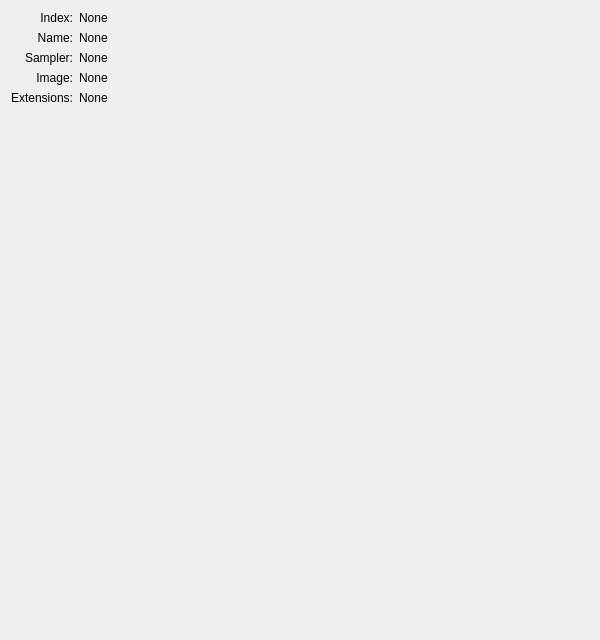
<?xml version="1.0" encoding="UTF-8"?>
<ui version="4.0">
 <class>PageTexture</class>
 <widget class="QWidget" name="PageTexture">
  <property name="geometry">
   <rect>
    <x>0</x>
    <y>0</y>
    <width>600</width>
    <height>640</height>
   </rect>
  </property>
  <property name="windowTitle">
   <string>Form</string>
  </property>
  <layout class="QGridLayout" name="gridLayout">
   <item row="0" column="0">
    <widget class="QLabel" name="indexLabel">
     <property name="text">
      <string>Index:</string>
     </property>
     <property name="alignment">
      <set>Qt::AlignRight|Qt::AlignTop|Qt::AlignTrailing</set>
     </property>
    </widget>
   </item>
   <item row="0" column="1">
    <widget class="QLabel" name="index">
     <property name="text">
      <string>None</string>
     </property>
    </widget>
   </item>
   <item row="1" column="0">
    <widget class="QLabel" name="nameLabel">
     <property name="text">
      <string>Name:</string>
     </property>
     <property name="alignment">
      <set>Qt::AlignRight|Qt::AlignTop|Qt::AlignTrailing</set>
     </property>
    </widget>
   </item>
   <item row="1" column="1">
    <widget class="QLabel" name="name">
     <property name="sizePolicy">
      <sizepolicy hsizetype="Expanding" vsizetype="Minimum">
       <horstretch>0</horstretch>
       <verstretch>0</verstretch>
      </sizepolicy>
     </property>
     <property name="text">
      <string>None</string>
     </property>
     <property name="wordWrap">
      <bool>true</bool>
     </property>
    </widget>
   </item>
   <item row="2" column="0">
    <widget class="QLabel" name="samplerLabel">
     <property name="text">
      <string>Sampler:</string>
     </property>
     <property name="alignment">
      <set>Qt::AlignRight|Qt::AlignTop|Qt::AlignTrailing</set>
     </property>
    </widget>
   </item>
   <item row="2" column="1">
    <widget class="QLabel" name="sampler">
     <property name="text">
      <string>None</string>
     </property>
    </widget>
   </item>
   <item row="3" column="0">
    <widget class="QLabel" name="sourceLabel">
     <property name="text">
      <string>Image:</string>
     </property>
     <property name="alignment">
      <set>Qt::AlignRight|Qt::AlignTop|Qt::AlignTrailing</set>
     </property>
    </widget>
   </item>
   <item row="3" column="1">
    <widget class="QLabel" name="source">
     <property name="text">
      <string>None</string>
     </property>
    </widget>
   </item>
   <item row="4" column="0">
    <widget class="QLabel" name="extensionsLabel">
     <property name="text">
      <string>Extensions:</string>
     </property>
     <property name="alignment">
      <set>Qt::AlignRight|Qt::AlignTop|Qt::AlignTrailing</set>
     </property>
    </widget>
   </item>
   <item row="4" column="1">
    <widget class="QLabel" name="extensions">
     <property name="sizePolicy">
      <sizepolicy hsizetype="Expanding" vsizetype="Minimum">
       <horstretch>1</horstretch>
       <verstretch>0</verstretch>
      </sizepolicy>
     </property>
     <property name="text">
      <string>None</string>
     </property>
     <property name="wordWrap">
      <bool>true</bool>
     </property>
    </widget>
   </item>
   <item row="5" column="0" colspan="2">
    <widget class="QLabel" name="fill">
     <property name="sizePolicy">
      <sizepolicy hsizetype="Preferred" vsizetype="Expanding">
       <horstretch>0</horstretch>
       <verstretch>1</verstretch>
      </sizepolicy>
     </property>
     <property name="text">
      <string/>
     </property>
    </widget>
   </item>
  </layout>
 </widget>
 <resources/>
 <connections/>
</ui>
